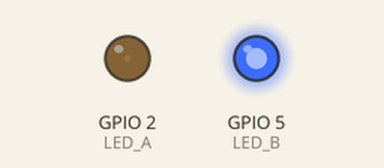
Simulated run of this sketch. Board: ESP32. Shown: output pins drawn as LEDs (lit = HIGH).

Above: at 0.05 s.
At 1.25 s:
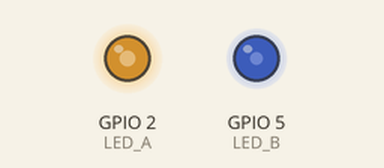
At 1.85 s:
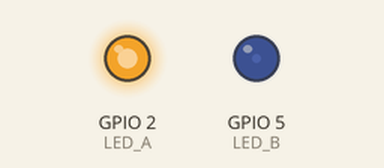
At 3.65 s:
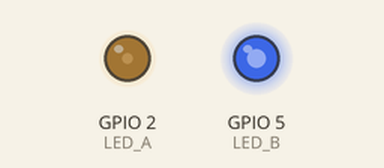
Timing chart, 0 to 5.3 s (numbered marks = the images above):
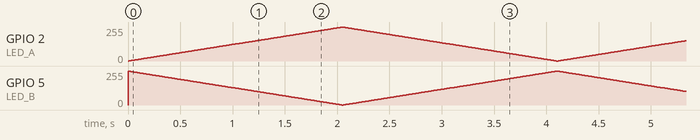

The sketch:

ex06.ino.ino
```cpp
#define LED_A 2
#define LED_B 5
const int freq = 5000;
const int res = 8;

void setup() {
  Serial.begin(115200);
  ledcAttach(LED_A, freq, res);
  ledcAttach(LED_B, freq, res);
}

void loop() {
  // A渐亮 B渐暗
  for(int i=0; i<=255; i++){
    ledcWrite(LED_A, i);
    ledcWrite(LED_B, 255 - i);
    delay(8);
  }
  // A渐暗 B渐亮
  for(int i=255; i>=0; i--){
    ledcWrite(LED_A, i);
    ledcWrite(LED_B, 255 - i);
    delay(8);
  }
}
```
